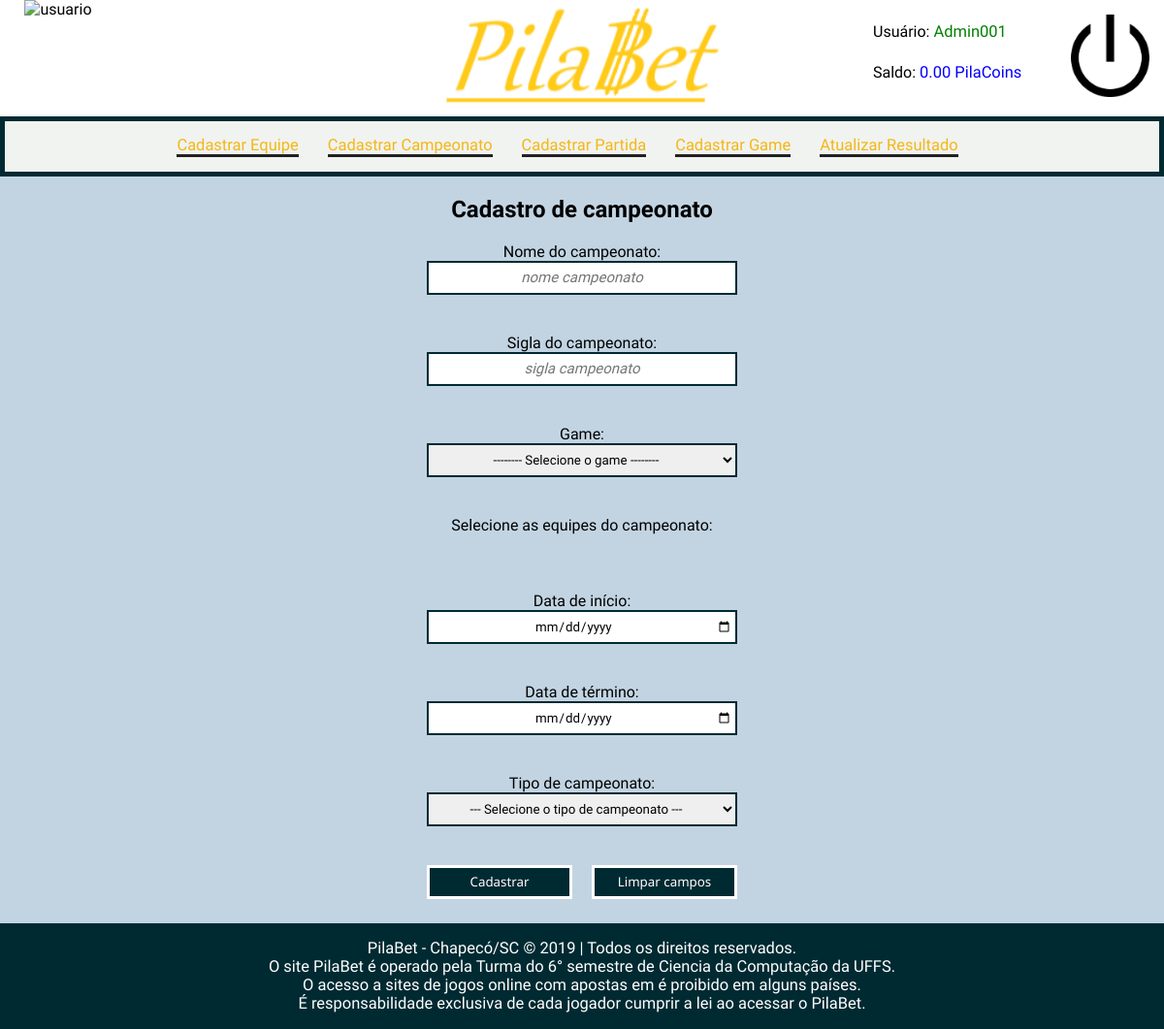
/cadastro_campeonato.php (signed in), run on an earlier commit of the app's database.
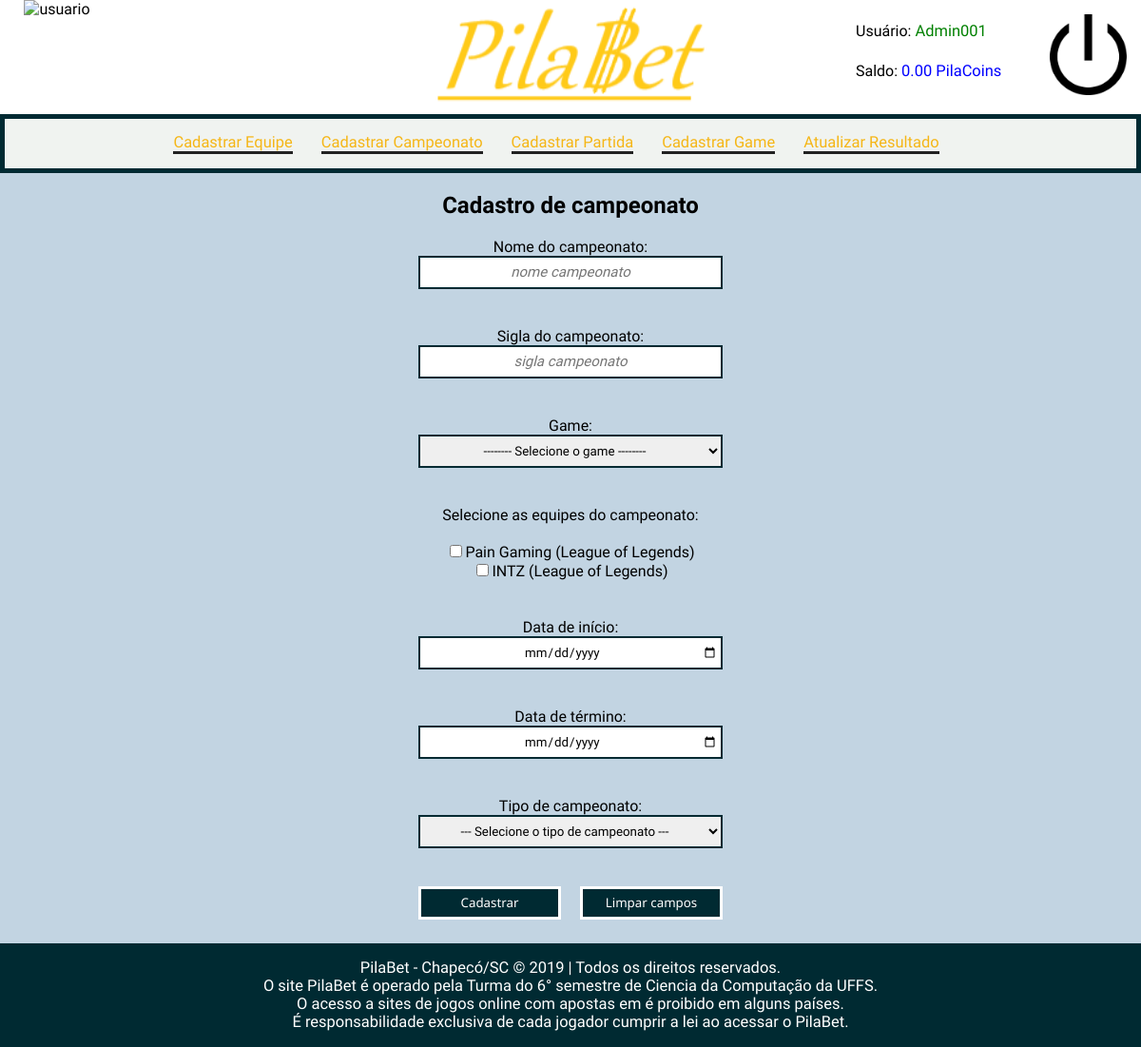
And on a later commit of the database.
### tables this page shows
CREATE TABLE equipes (
    id_equipe INTEGER auto_increment,
    nome varchar(100) not null,
    id_game INTEGER not null,
    sigla varchar(3) not null,
	constraint equipes primary key(id_equipe),
    constraint fk_equipes_games foreign key (id_game) references games(id_game)
);

CREATE TABLE games (
    id_game INTEGER auto_increment,
    nome varchar(100) not null,
	constraint games primary key(id_game)
);

### cadastro_campeonato.php (the view, shortened to what this page needs)
<?php
include "includes/header.php";
include "includes/adm.php";
$erros = array();
?>
<main>
	<div class="col-10">
		<?php
		if(!(isset($_POST['cadastrar'])) || (isset($erros) && count($erros))){
		?>
		<form action="cadastro_campeonato.php" method="post" id="form-contato">
			<div class="cadastro_campeonato">
				<h2 id="id_cadastro_campeonato">Cadastro de campeonato</h2>
				<div class="form-item">
					<label for="nome" class="label-alinhado">Nome do campeonato:</label>
					<input type="text" id="nome" name="nome" size="50" placeholder="nome campeonato"value="<?=isset($nome) ? $nome : '';?>">
					<span class="msg-erro" id="msg-nome_camp"><?=@$erros['nome'];?></span>
				</div>
				<div class="form-item">
					<label for="sigla" class="label-alinhado">Sigla do campeonato:</label>
					<input type="text" id="sigla" name="sigla" size="50" max="3" placeholder="sigla campeonato"value="<?=isset($sigla) ? $sigla : '';?>">
					<span class="msg-erro" id="msg-sigla"><?=@$erros['sigla'];?></span>
				</div>
				<div class="form-item">
					<label for="game" class="label-alinhado">Game:<br>
					<select name="game">
						<option value="">-------- Selecione o game --------</option>
					</select>
					</label>
					<span class="msg-erro" id="msg-game"><?=@$erros['tipo_game'];?></span>
				</div>
				<div class="form-item">
					<label for='equipe' class="label-alinhado_except">Selecione as equipes do campeonato:<br></label>
					<?php
						$statement = $conexao->prepare("select id_equipe, id_game, nome from equipes");
						$statement->execute();
						$assoc = $statement->get_result();
						while ($res = $assoc->fetch_assoc()){
							$statement = $conexao->prepare("select nome from games where id_game = ?");
							$statement->bind_param("i", $res['id_game']);
							$statement->execute();
							$res2 = $statement->get_result();
							$res2 = $res2->fetch_assoc();
							echo '<br><input type="checkbox" name="equipe[]" value="'.$res['id_equipe'].'"><label>'.$res['nome'].'</label> ('.$res2['nome'].')';
						}
						?>
					<br>
					<span class="msg-erro" id="msg-equipe"><?=@$erros['equipe'];?></span>
				</div>
				<div class="form-item">
					<label for="data_inicio" class="label-alinhado">Data de início:</label>
					<input type="date" id="data_inicio" name="data_inicio" value="<?=isset($data_inicio) ? $data_inicio : '';?>">
					<span class="msg-erro" id="msg-data_inicio"><?=@$erros['data_inicio'];?></span>
				</div>
				<div class="form-item">
					<label for="data_termino" class="label-alinhado">Data de término:</label>
					<input type="date" id="data_termino" name="data_termino" value="<?=isset($data_termino) ? $data_termino : '';?>">
					<span class="msg-erro" id="msg-data_termino"><?=@$erros['data_termino'];?></span>
				</div>
				<div class="form-item">
					<label for="tipo_camp" class="label-alinhado">Tipo de campeonato:<br></label>
					<select name="tipo_camp">
							<option value="">--- Selecione o tipo de campeonato ---</option>
					</select>
					<span class="msg-erro" id="msg-tipo_camp"><?=@$erros['tipo_camp'];?></span>
				</div>
				<div class="botao">
					<div class="form-item">
						<input type="submit" id="botao" value="Cadastrar" name="cadastrar">
					</div>
				</div>
				<div class="botao1">
					<div class="form-item">
						<input type="reset" value="Limpar campos" name="resetar">
					</div>
				</div>
			</div>
		</form>
		<?php
		}else{
			echo "<p>Campeonato <strong>cadastrado</strong> com sucesso! <a href='adm.php'>Clique para voltar a tela de administrador</a></p>";
		}
		?>
	</div>
</main>
<?php
include "includes/footer.php";
?>

### includes/header.php (shortened to what this page needs)
<!DOCTYPE html>
<html lang="pt-br">
<head>
	<link href="css/header.css" rel="stylesheet" type="text/css">
</head>
<body>
	<header class="header-class">
		<div class="usuario-class">
			<img src="imagens/user.png" alt="usuario">
		</div>
		<div class="logo-class">
			<img src="imagens/logo.png" alt="logo_pilabet">
		</div>
		<div class="login-class">
		<?php
			if(isset($_SESSION["email"]) && isset($_SESSION["nome"])){?>
				<a href="includes/sair.php">
				<img src="imagens/sair.png" alt="sair">
				</a>
				<p>Usuário: <a id="logado"><?= $_SESSION["nome"]; ?></a></p>
				<p>Saldo: <a id="saldo"><?=$_SESSION["saldo"].' PilaCoins' ?></a></p>
			<?php
			} else { ?>
				<p id="logar">Você ainda não está logado!</p>
				<p id="login"><a href=login.php>Faça seu login aqui</a></p>
			<?php }?>
			</div>
		</header>

### includes/adm.php (shortened to what this page needs)
<div class='menu_adm'>
	<div class='item'>
	<a href="cadastro_equipe.php">Cadastrar Equipe</a>
	</div>
	<div class='item'>
	<a href="cadastro_campeonato.php">Cadastrar Campeonato</a>
	</div>
	<div class='item'>
	<a href="cadastro_partida.php">Cadastrar Partida</a>
	</div>
	<div class='item'>
	<a href="cadastro_game.php">Cadastrar Game</a>
	</div>
	<div class='item'>
	<a href="busca_partida.php">Atualizar Resultado</a>
	</div>
</div>

### includes/footer.php (shortened to what this page needs)
	<footer>
	<div class='footer'>
	<p>PilaBet - Chapecó/SC © 2019 | Todos os direitos reservados.<br>
	O site PilaBet é operado pela Turma do 6° semestre de Ciencia da Computação da UFFS.<br>
		O acesso a sites de jogos online com apostas em é proibido em alguns países.<br>
		É responsabilidade exclusiva de cada jogador cumprir a lei ao acessar o PilaBet.</p>
	</div>
	</footer>
</body>
</html>

### css/header.css (style rules this page uses)
* { box-sizing: border-box; font-family: 'Scada', sans-serif; }
a { text-decoration: none; color: #f5b616; font-size: 1.03em; }
body { padding: 0; margin: 0; }
header { background-color: white; width: 100%; height: 120px; }
footer { background-color: #002a32; color: white; display: flex; justify-content: center; text-align: center; width: 100%; font-size: 1.03em; }
.footer, .usuario-class, .logo-class, .login-class, .col-10, .botao, .botao1 { float: left; }
.footer, .col-10, .botao { clear: left; }
.col-10 { background-color: #c2d4e2; width: 100%; color: black; clear: left; width: 100%; display: flex; text-align: center; justify-content: center; }
.col-10 ::placeholder { font-style: italic; font-size: 15px; }
.usuario-class { display: flex; justify-content: center; width: 10%; }
.usuario-class img { height: 120px; }
.logo-class { padding-left: 15%;; display: flex; justify-content: center; width: 65%; }
.logo-class img { height: 110px; }
.login-class { width: 25%; }
.login-class p { padding-top: 7px; }
.login-class img { padding-top: 15px; padding-right: 15px; float: right; height: 100px; }
#logado { color: green; }
#saldo { color: blue; }
.form-item { text-align: center; }
.form-item input { text-align: center; }
.msg-erro { font-family: 'Scada', sans-serif; color: red; font-size: 0.8em; font-weight: bold; font-style: italic; text-align: center; width: 100%; height: 20px; display: block; margin-bottom: 20px; }
.label-alinhado { display: block; text-align: center; }
input, option, select { text-align-last: center; border: 2px solid #002a32; padding: 3px; color: black; height: 35px; width: 320px; font-family: 'Scada', sans-serif; }
input[type="submit"], input[type="reset"] { background-color: #002a32; color: white; padding: 3px 20px; border: 3px solid white; height: 35px; width: 150px; font-family: 'Noto Sans', sans-serif; }
.botao, .botao1 { width: 50%; display: flex; margin-bottom: 25px; }
.botao1 { padding-left: 10px; }
.menu_adm { background-color: #f0f3f0; border-radius: 0px; border: 5px solid #002a32; padding: 15px; display: flex; flex-direction: row; list-style-type: none; justify-content: center; }
.item { border-bottom: 3px solid #222222; margin-right: 30px; }
input[type="checkbox"] { width: initial; height: initial; }

What changed in the data, as far as the page shows it:
added equipes: nome "Pain Gaming", id_game.nome "League of Legends"
added equipes: nome "INTZ", id_game.nome "League of Legends"
